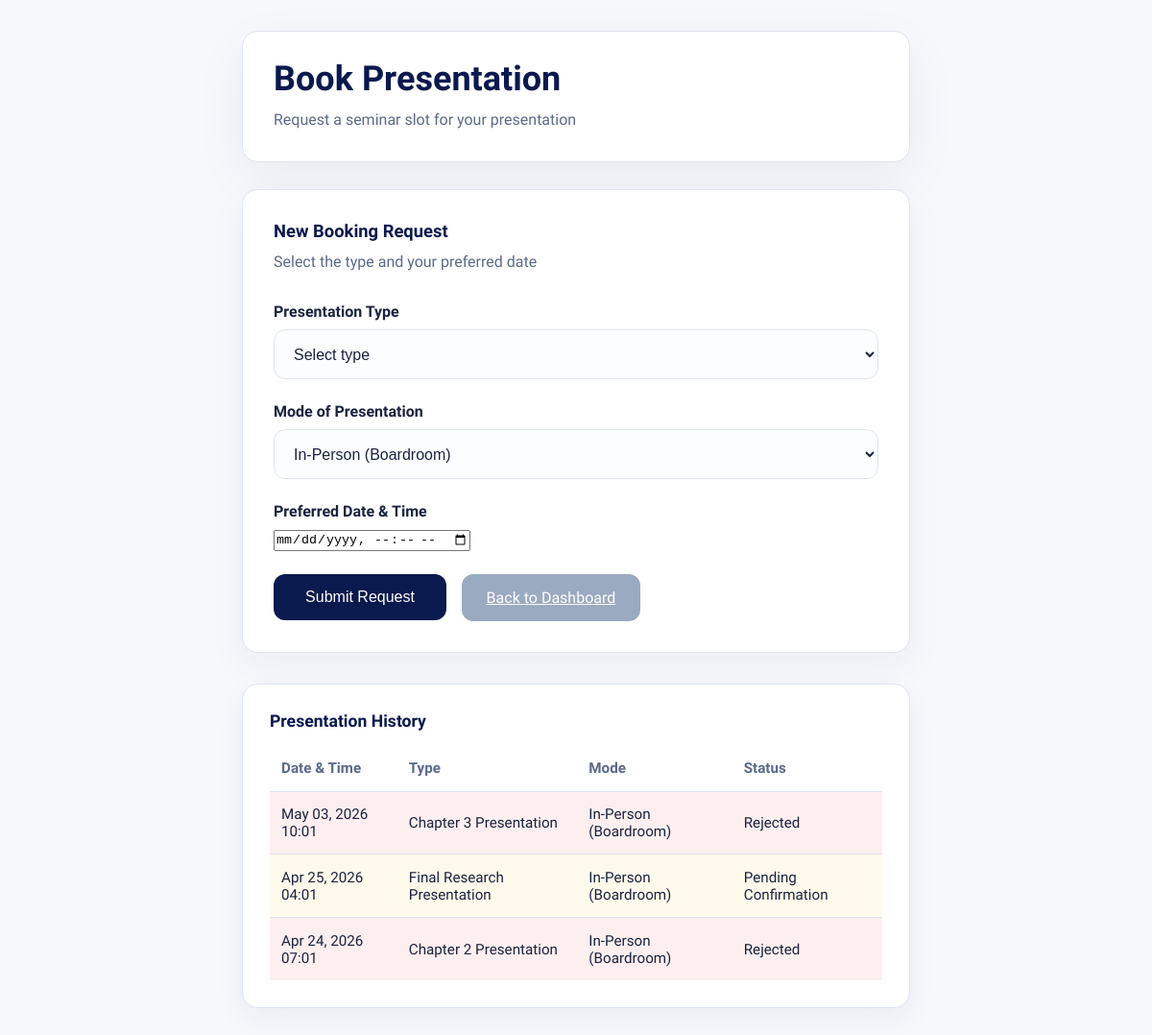
/students/book-presentation/ (signed in), run on an earlier commit of the app's database.
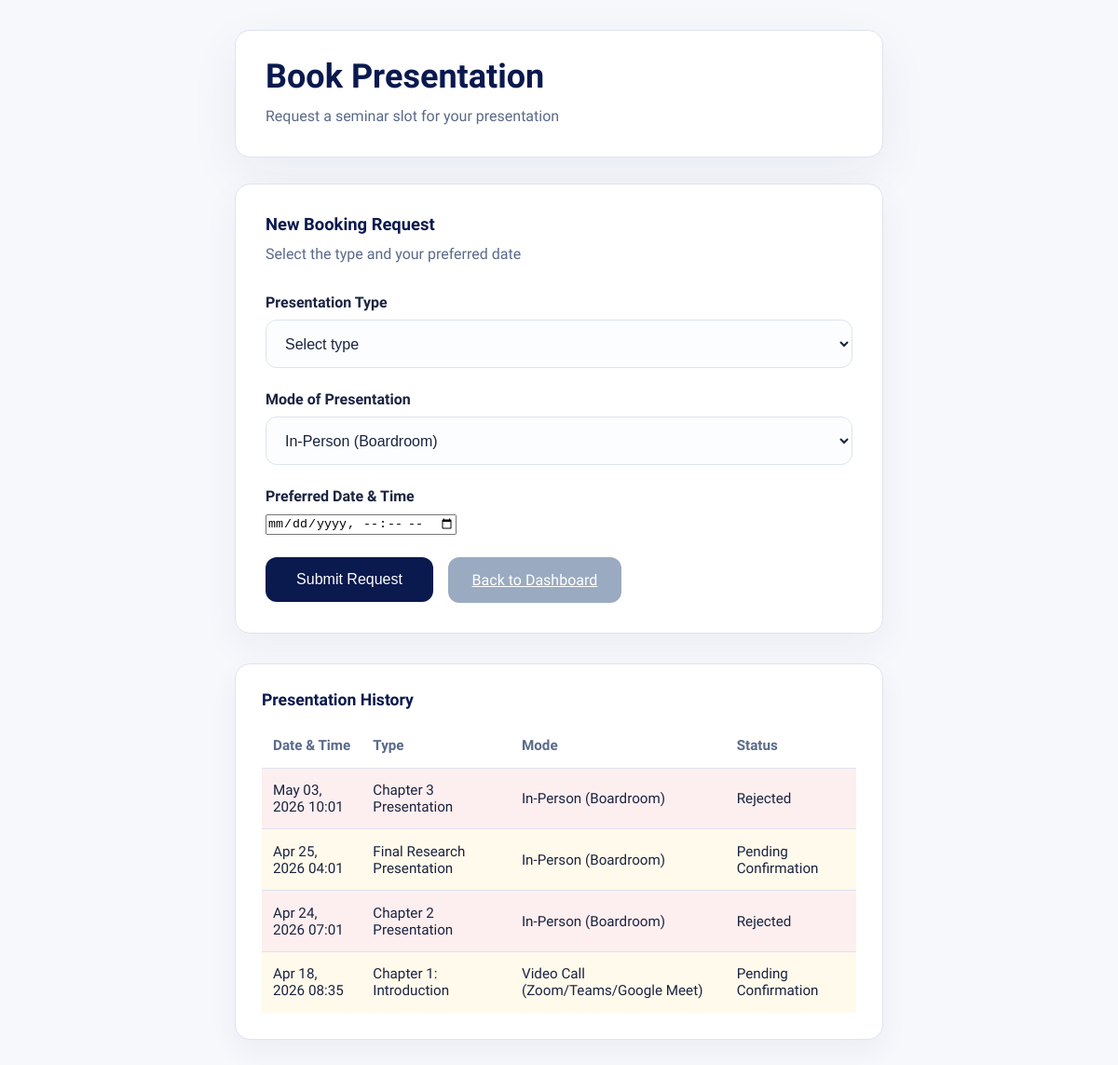
And on a later commit of the database.
### students/models.py (models this page shows, shortened)
class PresentationBooking(models.Model):
    student = models.ForeignKey("Student", on_delete=models.CASCADE, related_name="bookings")
    title = models.CharField(max_length=255)  # e.g., "Chapter 4 Presentation"
    date = models.DateTimeField()
    created_at = models.DateTimeField(auto_now_add=True)
    MEETING_TYPE_CHOICES = [
        ("in_person", "In-Person (Boardroom)"),
        ("video_call", "Video Call (Zoom/Teams/Google Meet)"),
        ("hybrid", "Hybrid (In-person + Virtual)"),
        ("phone_call", "Phone Call"),
    ]
    meeting_type = models.CharField(max_length=20, choices=MEETING_TYPE_CHOICES, default="in_person")
    STATUS_CHOICES = [
        ("pending", "Pending Confirmation"),
        ("approved", "Approved"),
        ("rejected", "Rejected"),
    ]
    status = models.CharField(max_length=20, choices=STATUS_CHOICES, default="pending")
    notes = models.TextField(blank=True, null=True)  # Additional notes about the meeting

### students/views.py (the view)
# urls.py: path('book-presentation/', book_presentation, name='book_presentation'),
@login_required
def book_presentation(request):
    student = request.user.student_profile
    if request.method == "POST":
        form = PresentationBookingForm(request.POST)
        if form.is_valid():
            booking = form.save(commit=False)
            booking.student = student
            try:
                booking.full_clean()  # runs the clean() method
                booking.save()
                messages.success(request, "Presentation booked successfully!")
                return redirect('book_presentation')
            except ValidationError as e:
                form.add_error(None, e)
        else:
            messages.error(request, "Form is invalid.")
    else:
        form = PresentationBookingForm()
    bookings = PresentationBooking.objects.filter(student=student).order_by('-date')
    return render(request, 'students/book_presentation.html', {
        'form': form,
        'bookings': bookings,
    })

### students/forms.py
class PresentationBookingForm(forms.ModelForm):
    class Meta:
        model = PresentationBooking
        fields = ['title', 'date', 'meeting_type', 'notes']
        widgets = {
            'title': forms.TextInput(attrs={
                'class': 'form-input',
                'placeholder': 'e.g. Chapter 4 revision discussion'
            }),
            'date': forms.DateTimeInput(attrs={
                'type': 'datetime-local',
                'class': 'form-input'
            }),
            'meeting_type': forms.Select(attrs={
                'class': 'form-select'
            }),
            'notes': forms.Textarea(attrs={
                'class': 'form-textarea',
                'rows': 3,
                'placeholder': 'Any specific topics or documents to review…'
            }),
        }

### templates/students/book_presentation.html (shortened to what this page needs)
{% load static %}
<!DOCTYPE html>
<html lang="en">
<head>
</head>
<body>
<div class="container">
  <div class="page-header">
    <h1>Book Presentation</h1>
    <p>Request a seminar slot for your presentation</p>
  </div>
  <form method="POST" class="form-card">
    <div class="form-group">
      <div class="section-title">New Booking Request</div>
      <div class="section-text">Select the type and your preferred date</div>
    </div>
    <div class="form-group">
      <label for="presentation-type">Presentation Type</label>
      <select id="presentation-type" name="title" class="form-select" required>
                <option value="" disabled selected>Select type</option>
            </select>
        </div>
        <div class="form-group">
            <label for="{{ form.meeting_type.id_for_label }}">Mode of Presentation</label>
            {{ form.meeting_type }}
        </div>
        <div class="form-group">
            <label for="{{ form.date.id_for_label }}">Preferred Date & Time</label>
            {{ form.date }}
        </div>
        <div class="form-actions">
            <button type="submit" class="btn">Submit Request</button>
            <a href="{% url 'student_dashboard' %}" class="btn btn-secondary">Back to Dashboard</a>
        </div>
    </form>
    <div class="history-card">
      <div class="history-header">Presentation History</div>
      {% if bookings %}
      <table class="history-table">
        <thead>
          <tr>
            <th>Date & Time</th>
            <th>Type</th>
            <th>Mode</th>
            <th>Status</th>
          </tr>
        </thead>
        <tbody>
          {% for booking in bookings %}
          <tr class="status-{{ booking.status }}">
            <td>{{ booking.date|date:"M d, Y H:i" }}</td>
            <td>{{ booking.title }}</td>
            <td>{{ booking.get_meeting_type_display }}</td>
            <td>{{ booking.get_status_display }}</td>
          </tr>
          {% endfor %}
        </tbody>
      </table>
      {% else %}
      <p class="history-empty">No presentation bookings yet. Submit a request above to begin.</p>
      {% endif %}
    </div>
</div>
</body>
</html>

### templates/students/book_presentation.html (style rules this page uses)
:root { --navy:#0A194E; --navy2:#0D2260; --amber:#FFC107; --amber2:#FFD54F; --amber-dark:#E6AD00; --white:#FFFFFF; --off:#F7F8FC; --off2:#EEF1F8; --text:#1A2340; --muted:#5A6A8A; --soft:#9AAAC0; --border:#DDE3F0; --green:#1DA462; --green-dim:rgba(29,164,98,0.1); --red:#E53935; --red-dim:rgba(229,57,53,0.1); --blue:#1E7EDE; --blue-dim:rgba(30,126,222,0.1); --orange:#F57C00; --orange-dim:rgba(245,124,0,0.1); --sidebar-w:230px }
*,*::before,*::after { box-sizing:border-box;margin:0;padding:0 }
body { font-family:'Plus Jakarta Sans',sans-serif; background:var(--off); color:var(--text); min-height:100vh; }
.container { max-width:760px; margin:0 auto; padding:2rem; }
.page-header { background:#fff; border:1px solid var(--border); border-radius:1rem; padding:1.75rem 2rem; box-shadow:0 18px 55px rgba(13,34,96,0.06); margin-bottom:1.75rem; }
.page-header h1 { color:var(--navy); font-size:2.25rem; margin-bottom:0.5rem; }
.page-header p { color:var(--muted); line-height:1.8; font-size:1rem; }
.form-card { background:#fff; border:1px solid var(--border); border-radius:1rem; padding:2rem; box-shadow:0 14px 40px rgba(13,34,96,0.05); }
.section-title { margin-bottom:0.5rem; font-size:1.15rem; font-weight:700; color:var(--navy); }
.section-text { margin-bottom:1.75rem; color:var(--muted); line-height:1.75; }
.form-group { margin-bottom:1.5rem; }
.form-group label { display:block; margin-bottom:0.6rem; font-weight:600; color:var(--text); }
.form-control, .form-select { width:100%; padding:0.95rem 1rem; border:1px solid var(--border); border-radius:0.75rem; font-size:1rem; color:var(--text); background:#fcfdff; }
.form-actions { display:flex; flex-wrap:wrap; gap:1rem; align-items:center; margin-top:1rem; }
.history-card { margin-top:2rem; background:#fff; border:1px solid var(--border); border-radius:1rem; padding:1.75rem; box-shadow:0 12px 30px rgba(13,34,96,0.05); }
.history-header { font-size:1.1rem; font-weight:700; color:var(--navy); margin-bottom:1rem; }
.history-table { width:100%; border-collapse:collapse; }
.history-table th, .history-table td { text-align:left; padding:0.9rem 0.75rem; border-bottom:1px solid var(--border); font-size:0.95rem; }
.history-table th { color:var(--muted); font-weight:600; }
.history-table tbody tr:last-child td { border-bottom:none; }
.history-table tr.status-pending { background:rgba(255,193,7,0.08); }
.history-table tr.status-rejected { background:rgba(229,57,53,0.08); }
.history-table tr.status-pending td, .history-table tr.status-approved td, .history-table tr.status-rejected td { transition:background 0.2s ease; }
.btn { background:var(--navy); color:var(--white); padding:0.95rem 1.6rem; border:none; border-radius:0.75rem; cursor:pointer; font-size:1rem; min-width:180px; }
.btn-secondary { background:var(--soft); color:var(--white); }

What changed in the data, as far as the page shows it:
added PresentationBooking: date "Apr 18, 2026 08:35", title "Chapter 1: Introduction", meeting_type "Video Call (Zoom/Teams/Google Meet)", status "Pending Confirmation"
